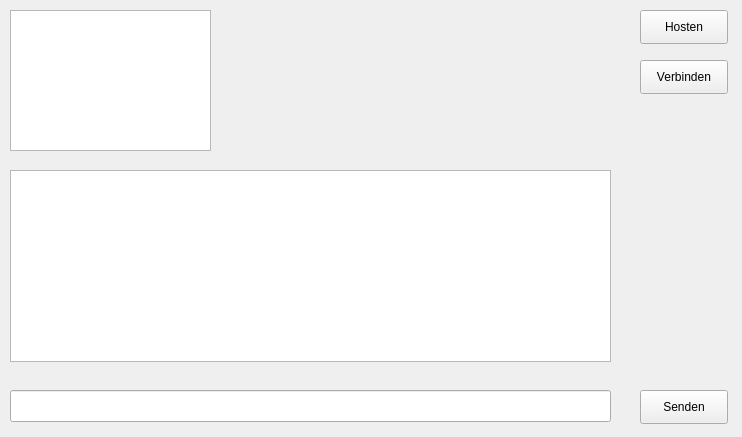
<?xml version="1.0" encoding="UTF-8"?>
<ui version="4.0">
 <class>MainWindow</class>
 <widget class="QWidget" name="MainWindow">
  <property name="geometry">
   <rect>
    <x>0</x>
    <y>0</y>
    <width>742</width>
    <height>437</height>
   </rect>
  </property>
  <property name="windowTitle">
   <string>Form</string>
  </property>
  <widget class="QPushButton" name="startStopButton">
   <property name="geometry">
    <rect>
     <x>640</x>
     <y>10</y>
     <width>88</width>
     <height>34</height>
    </rect>
   </property>
   <property name="text">
    <string>Hosten</string>
   </property>
  </widget>
  <widget class="QPlainTextEdit" name="logEditor">
   <property name="geometry">
    <rect>
     <x>10</x>
     <y>10</y>
     <width>201</width>
     <height>141</height>
    </rect>
   </property>
  </widget>
  <widget class="QPushButton" name="connectButton">
   <property name="geometry">
    <rect>
     <x>640</x>
     <y>60</y>
     <width>88</width>
     <height>34</height>
    </rect>
   </property>
   <property name="text">
    <string>Verbinden</string>
   </property>
  </widget>
  <widget class="QLineEdit" name="messageEdit">
   <property name="geometry">
    <rect>
     <x>10</x>
     <y>390</y>
     <width>601</width>
     <height>32</height>
    </rect>
   </property>
  </widget>
  <widget class="QPushButton" name="sendButton">
   <property name="geometry">
    <rect>
     <x>640</x>
     <y>390</y>
     <width>88</width>
     <height>34</height>
    </rect>
   </property>
   <property name="text">
    <string>Senden</string>
   </property>
  </widget>
  <widget class="QListView" name="chatView">
   <property name="geometry">
    <rect>
     <x>10</x>
     <y>170</y>
     <width>601</width>
     <height>192</height>
    </rect>
   </property>
  </widget>
 </widget>
 <resources/>
 <connections/>
</ui>
